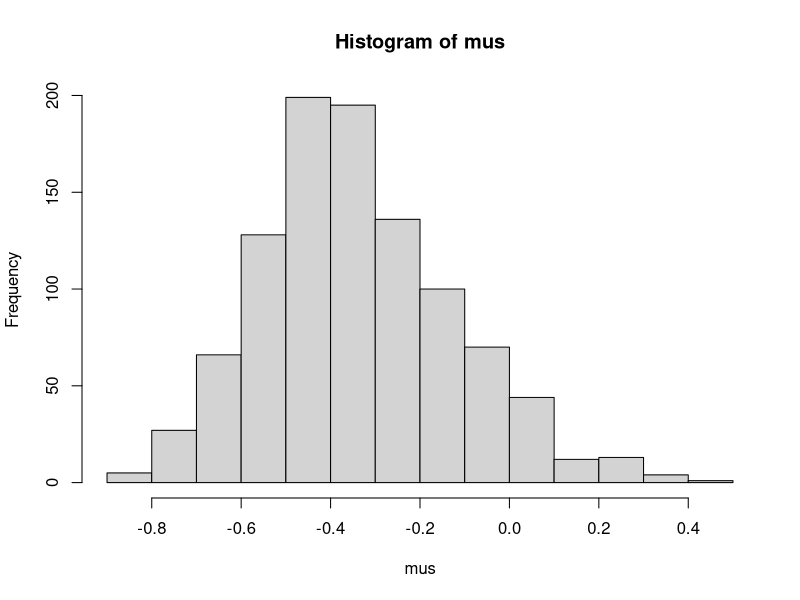
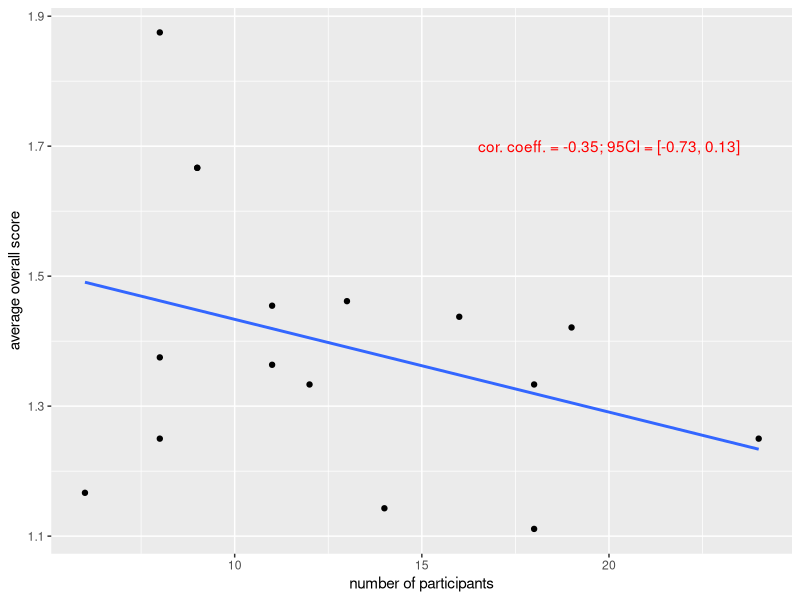

Source code (R) for these figures, in order:
setwd(dirname(rstudioapi::getActiveDocumentContext()$path))

df    <- read.table("../data/workshops.csv", h = T, sep = ";")
score <- tapply(df$Overall, df$ID, mean)
size  <- tapply(df$Overall, df$ID, length)
df    <- data.frame(score, size)


#### test & CI -----------------------------------------------------------------
cor.test(df$score, df$size)


#### bootstrap -----------------------------------------------------------------
dgp <- df
n   <- nrow(dgp)
m   <- 1000

set.seed(1)
mus <- c()
for (i in 1:m) {
  y <- dgp[sample(1:n, n, rep = T),] # sampling with replacement
  mus <- c(mus, cor(y$score, y$size))
}

hist(mus)
quantile(mus, p = c(0.025, 0.975))


#### update plot ---------------------------------------------------------------
library(ggplot2)

ggplot(df, aes(size, score)) + 
  geom_point() + 
  geom_smooth(formula = y ~ x, method = "lm", se = FALSE) + 
  xlab("number of participants") + 
  ylab("average overall score") +
  annotate("text", x = 20, y =  1.7, colour = "red", 
           label = paste0("cor. coeff. = ", 
                          round(cor(df$size, df$score), 2), 
                          "; ",
                          sprintf("95CI = [%.2f, %.2f]", quantile(mus, 0.025), quantile(mus, 0.975))))


#### hypothesis testing with CIs -----------------------------------------------
alpha <- 0.1
quantile(mus, p = c(alpha/2, 1 - alpha/2))


# bootstrap using a library ----------------------------------------------------
library(boot)
stat_fn <- function(data, idx) {
  cor(data[idx, 1], data[idx, 2])
}
res <- boot(df, stat_fn, R = m)
boot.ci(res, type = "perc")
